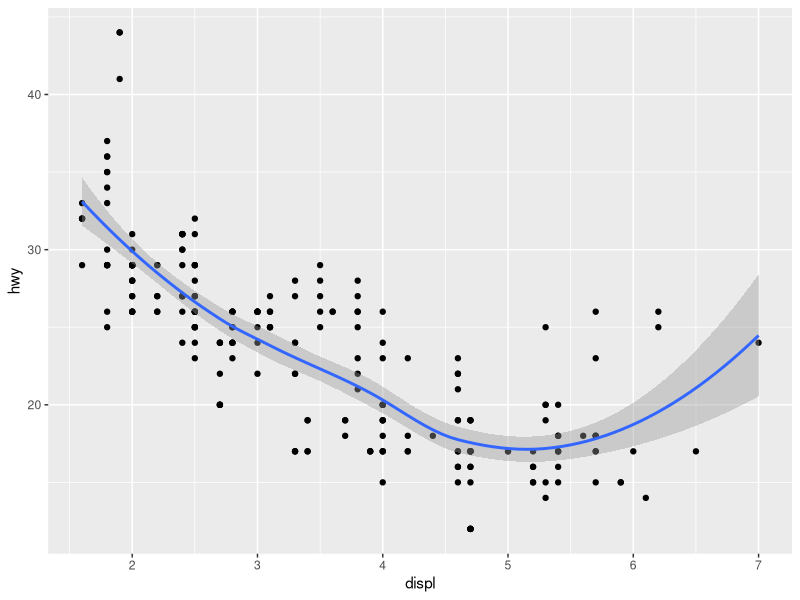
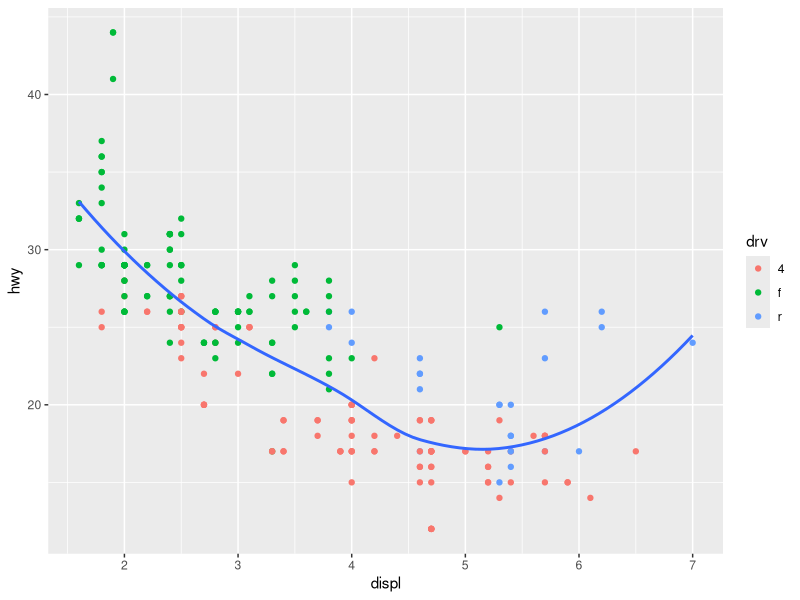
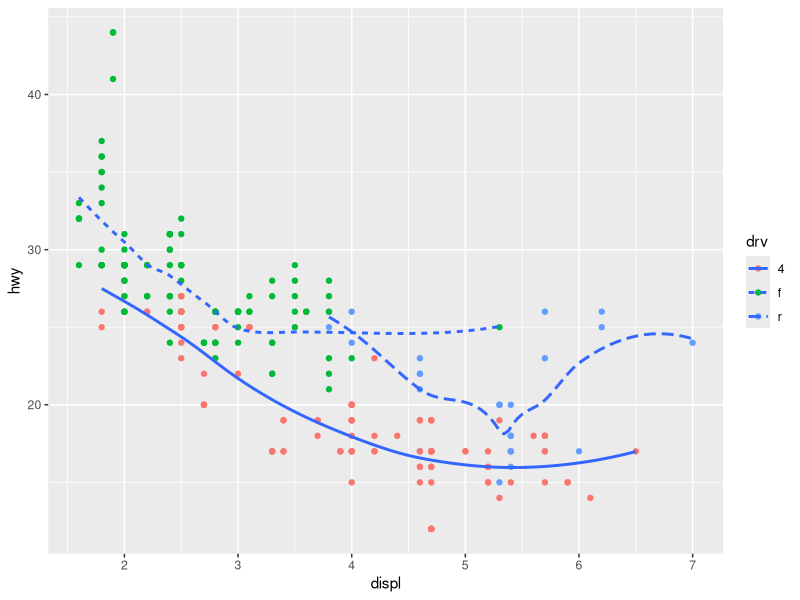
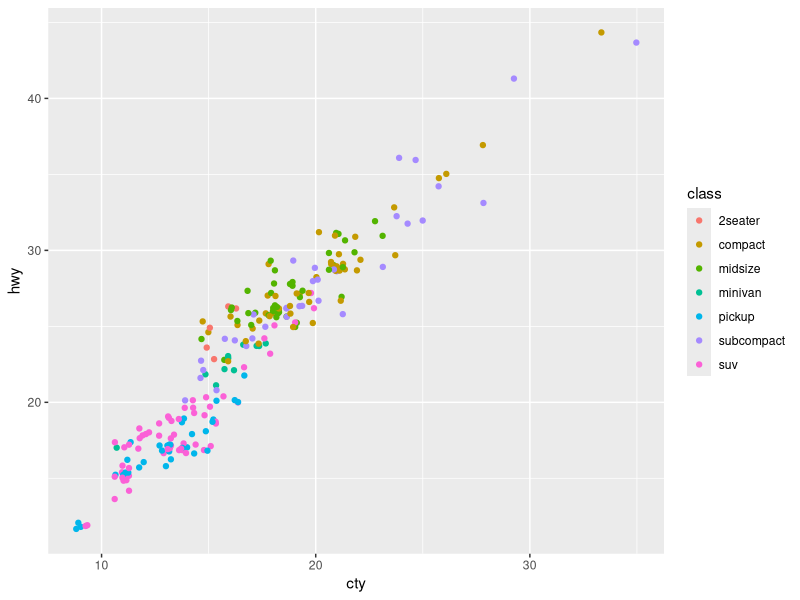
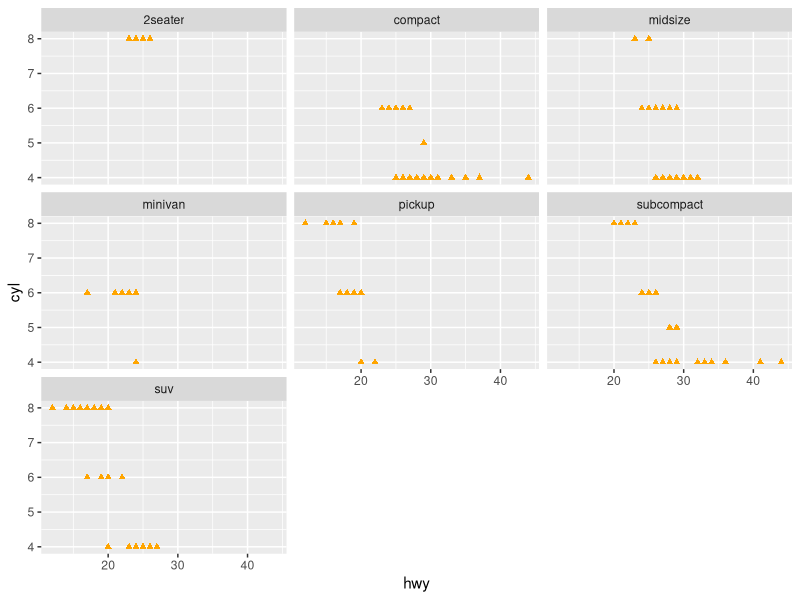

R code for these plots, in order:
## ---- chunk 1
library(ggplot2)
## ---- chunk 2
ggplot(data = mpg, mapping = aes(x = displ, y = hwy)) +
  geom_point() +
  geom_smooth()
## ---- chunk 3
ggplot(data = mpg, mapping = aes(x = displ, y = hwy)) +
  geom_point(mapping = aes(color=drv)) +
  geom_smooth(se = FALSE)
## ---- chunk 4
ggplot(data = mpg, mapping = aes(x = displ, y = hwy)) +
  geom_point(mapping = aes(color=drv)) +
  geom_smooth(aes(linetype = drv), se = FALSE)
## ---- chunk 5
ggplot(data = mpg, mapping = aes(x = cty, y = hwy)) +
  geom_point(mapping = aes(color=class),position = "jitter")
## ---- chunk 6
ggplot(data = mpg) +
  geom_point(mapping = aes(x = hwy, y = cyl),shape=17, color="orange") +
   facet_wrap(~class, nrow = 3)
